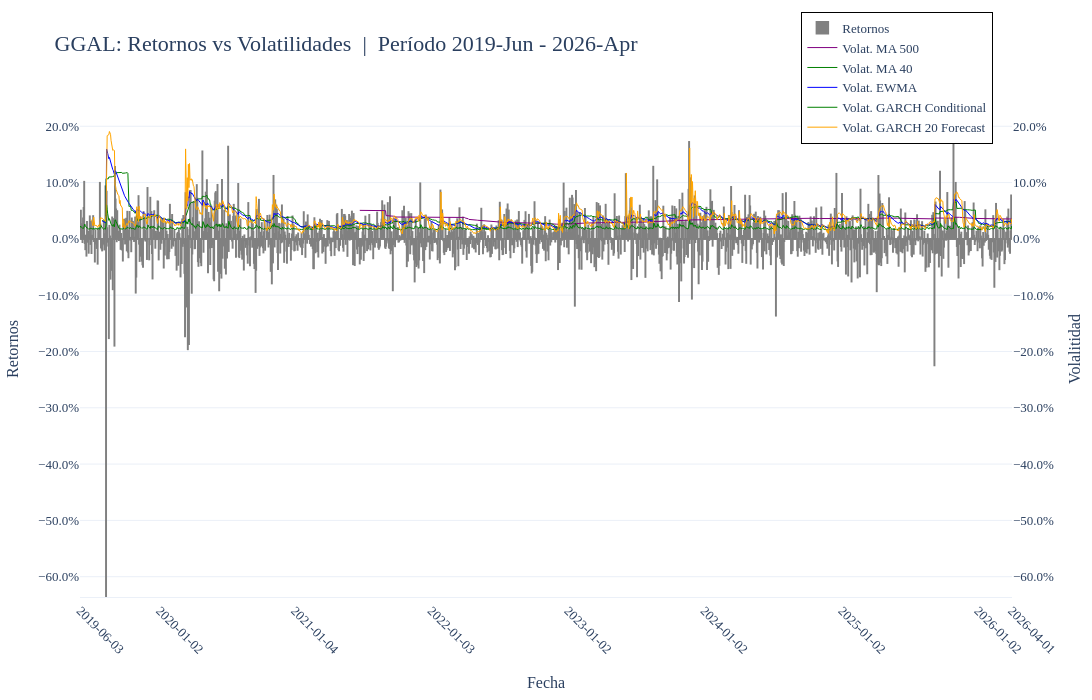

The notebook cell saved with this chart:
### Markdown cell above
### 5. Comparamos los distintos metodos de calculo de la Volatilidad y los Retornos

### Code cell
datos = returns
tickers = TICKERS

eje_x = datos.index
x_cat = eje_x.strftime('%Y/%m/%d')

fecha_inicio, fecha_fin = datos.index[[0, -1]]
periodo = f"{fecha_inicio.strftime('%Y-%b')} - {fecha_fin.strftime('%Y-%b')}"
graf_titulo = f'{tickers[0]}: Retornos vs Volatilidades  |  Período {periodo}'
eje_x_titulo = f'Fecha'
eje_y_titulo = f'Retornos'
eje_y_titulo_2 = f'Volalitidad'

# primer día de cada mes + extremos
primeros_dias = eje_x.to_series().groupby(eje_x.year).min().sort_values()
fechas_tick = pd.to_datetime(pd.Index([eje_x.min(), eje_x.max()]).union(primeros_dias)).drop_duplicates().sort_values()

tickvals = fechas_tick.strftime('%Y/%m/%d')		# leyenda en cada tick del graf
ticktext = fechas_tick.strftime('%Y-%m-%d')		# etiquetas eje x


fig_volat = go.Figure()

# fig_volat.add_trace(go.Scatter(
# 	x=x_cat,
# 	y=datos,
# 	mode='lines',
# 	line=dict(color='grey', width=1),
# 	name='Retornos'
# ))
fig_volat.add_trace(go.Bar(
	x=x_cat,
	y=datos,
	marker=dict(color='grey', 
		line=dict(color='grey', width=1.5)),
	opacity=1,
	name='Retornos',
))

line_props = [
	# {"y": np.full(len(datos), volat_hist), 'color': 'black', "dash": "solid", "text_leg": f'Volat. historica'},
	{"y": volat_MA500, 'color': 'purple', "dash": "solid", "text_leg": f'Volat. MA 500'},
	{"y": volat_MA40, 'color': 'green', "dash": "solid", "text_leg": f'Volat. MA 40'},
	#{y": volat_MA20, 'color': 'purple', "dash": "solid", "text_leg": f'Volat. MA 20 corta'},
	{"y": volat_EWMA['vol_ewma'], 'color': 'blue', "dash": "solid", "text_leg": f'Volat. EWMA'},
	{"y": volat_GARCH/1, 'color': 'green', "dash": "solid", "text_leg": f'Volat. GARCH Conditional'},
	{"y": volat_GARCH_20, 'color': 'orange', "dash": "solid", "text_leg": f'Volat. GARCH 20 Forecast'},
]

for prop in line_props:
	fig_volat.add_trace(go.Scatter(
		x=x_cat,
		y=prop['y'],
		mode='lines',
		line=dict(color=prop['color'], dash=prop['dash'], width=1),
		name=prop['text_leg'],  # Agrega texto a la leyenda
		showlegend=True,
		yaxis="y2"
	))

min_retornos = np.min(datos)
max_retornos = np.max(datos)

min_volatilidad = min([np.min(prop["y"]) for prop in line_props])
max_volatilidad = max([np.max(prop["y"]) for prop in line_props])

min_valor = min(min_retornos, min_volatilidad)
max_valor = max(max_retornos, max_volatilidad)

rango_y = [min_valor, max_valor]

fig_volat.update_layout(
	width=1400, height=700, margin=dict(l=40, r=40, t=60, b=40),
	title=graf_titulo, 
	title_font=dict(size=22, family="calibri"),
	font=dict(size=13, family="calibri"),
	xaxis=dict(title=dict(text=eje_x_titulo, standoff=20), type='category', tickmode='array', tickvals=tickvals, ticktext=ticktext, tickangle=45, showticklabels=True, showline=True, linewidth=1,),	
	yaxis=dict(title=eje_y_titulo, tickformat=".1%", side='left', range=rango_y), 
	yaxis2=dict(title=eje_y_titulo_2, tickformat=".1%", overlaying='y', side='right', showgrid=False, range=rango_y),
	legend=dict(bordercolor="black", borderwidth=1, x=0.98, y=1.18, xanchor="right", yanchor="top"),
	template='plotly_white'
)

fig_volat.show()
fig_volat.write_html("Volatilidad.html")

### Figure 1 — Plotly figure (JSON) as saved in the notebook; plotly's stock layout.template omitted (floating-point values rounded to 4 significant figures; data arrays with more than 128 entries replaced by an {"elided": "..."} marker saying what was removed)
{"data": [{"marker": {"color": "grey", "line": {"color": "grey", "width": 1.5}}, "name": "Retornos", "opacity": 1, "type": "bar", "x": {"elided": "1664 str values"}, "y": {"elided": "1664 float values"}}, {"line": {"color": "purple", "dash": "solid", "width": 1}, "mode": "lines", "name": "Volat. MA 500", "showlegend": true, "type": "scatter", "x": {"elided": "1664 str values"}, "y": {"elided": "1664 float values"}, "yaxis": "y2"}, {"line": {"color": "green", "dash": "solid", "width": 1}, "mode": "lines", "name": "Volat. MA 40", "showlegend": true, "type": "scatter", "x": {"elided": "1664 str values"}, "y": {"elided": "1664 float values"}, "yaxis": "y2"}, {"line": {"color": "blue", "dash": "solid", "width": 1}, "mode": "lines", "name": "Volat. EWMA", "showlegend": true, "type": "scatter", "x": {"elided": "1664 str values"}, "y": {"elided": "1664 float values"}, "yaxis": "y2"}, {"line": {"color": "green", "dash": "solid", "width": 1}, "mode": "lines", "name": "Volat. GARCH Conditional", "showlegend": true, "type": "scatter", "x": {"elided": "1664 str values"}, "y": {"elided": "1664 float values"}, "yaxis": "y2"}, {"line": {"color": "orange", "dash": "solid", "width": 1}, "mode": "lines", "name": "Volat. GARCH 20 Forecast", "showlegend": true, "type": "scatter", "x": {"elided": "1664 str values"}, "y": {"elided": "1664 float values"}, "yaxis": "y2"}], "layout": {"font": {"family": "calibri", "size": 13}, "height": 700, "legend": {"bordercolor": "black", "borderwidth": 1, "x": 0.98, "xanchor": "right", "y": 1.18, "yanchor": "top"}, "margin": {"b": 40, "l": 40, "r": 40, "t": 60}, "title": {"font": {"family": "calibri", "size": 22}, "text": "GGAL: Retornos vs Volatilidades  |  Período 2019-Jun - 2026-Apr"}, "width": 1400, "xaxis": {"linewidth": 1, "showline": true, "showticklabels": true, "tickangle": 45, "tickmode": "array", "ticktext": ["2019-06-03", "2020-01-02", "2021-01-04", "2022-01-03", "2023-01-02", "2024-01-02", "2025-01-02", "2026-01-02", "2026-04-01"], "tickvals": ["2019/06/03", "2020/01/02", "2021/01/04", "2022/01/03", "2023/01/02", "2024/01/02", "2025/01/02", "2026/01/02", "2026/04/01"], "title": {"standoff": 20, "text": "Fecha"}, "type": "category"}, "yaxis": {"range": [-0.6361, 0.2449], "side": "left", "tickformat": ".1%", "title": {"text": "Retornos"}}, "yaxis2": {"overlaying": "y", "range": [-0.6361, 0.2449], "showgrid": false, "side": "right", "tickformat": ".1%", "title": {"text": "Volalitidad"}}}}
